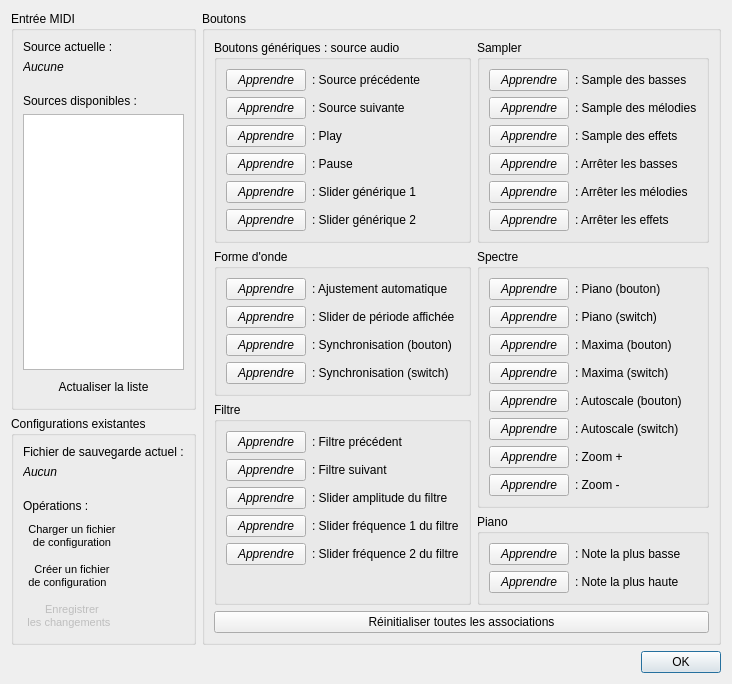
<?xml version="1.0" encoding="UTF-8"?>
<ui version="4.0">
 <class>MidiDialog</class>
 <widget class="QDialog" name="MidiDialog">
  <property name="geometry">
   <rect>
    <x>0</x>
    <y>0</y>
    <width>699</width>
    <height>672</height>
   </rect>
  </property>
  <property name="sizePolicy">
   <sizepolicy hsizetype="Preferred" vsizetype="Preferred">
    <horstretch>0</horstretch>
    <verstretch>0</verstretch>
   </sizepolicy>
  </property>
  <property name="windowTitle">
   <string>Paramètres MIDI</string>
  </property>
  <property name="sizeGripEnabled">
   <bool>false</bool>
  </property>
  <layout class="QVBoxLayout" name="verticalLayout">
   <item>
    <layout class="QHBoxLayout" name="horizontalLayout">
     <item>
      <layout class="QVBoxLayout" name="verticalLayout_5">
       <item>
        <widget class="QGroupBox" name="groupBox">
         <property name="maximumSize">
          <size>
           <width>200</width>
           <height>16777215</height>
          </size>
         </property>
         <property name="font">
          <font>
           <weight>50</weight>
           <bold>false</bold>
          </font>
         </property>
         <property name="title">
          <string>Entrée MIDI</string>
         </property>
         <layout class="QVBoxLayout" name="verticalLayout_2">
          <item>
           <widget class="QLabel" name="label_2">
            <property name="font">
             <font>
              <weight>50</weight>
              <italic>false</italic>
              <bold>false</bold>
             </font>
            </property>
            <property name="text">
             <string>Source actuelle :</string>
            </property>
           </widget>
          </item>
          <item>
           <widget class="QLabel" name="label_currentSource">
            <property name="font">
             <font>
              <italic>true</italic>
             </font>
            </property>
            <property name="whatsThis">
             <string>Le nom du périphérique MIDI qui servira à contrôler l'application</string>
            </property>
            <property name="text">
             <string>Aucune</string>
            </property>
            <property name="wordWrap">
             <bool>true</bool>
            </property>
           </widget>
          </item>
          <item>
           <widget class="QLabel" name="label_4">
            <property name="font">
             <font>
              <weight>50</weight>
              <italic>false</italic>
              <bold>false</bold>
             </font>
            </property>
            <property name="text">
             <string>
Sources disponibles :</string>
            </property>
           </widget>
          </item>
          <item>
           <widget class="QListWidget" name="listWidget_inputs">
            <property name="whatsThis">
             <string>La liste des périphériques MIDI détectés sur la machine</string>
            </property>
            <property name="editTriggers">
             <set>QAbstractItemView::NoEditTriggers</set>
            </property>
           </widget>
          </item>
          <item>
           <widget class="QPushButton" name="pushButton_refreshList">
            <property name="font">
             <font>
              <pointsize>9</pointsize>
             </font>
            </property>
            <property name="whatsThis">
             <string>Scanne de nouveau la machine à la recherche de périphériques MIDI qui n'apparaissent pas dans la liste</string>
            </property>
            <property name="text">
             <string>Actualiser la liste</string>
            </property>
            <property name="icon">
             <iconset>
              <normalon>:/reset.png</normalon>
             </iconset>
            </property>
            <property name="flat">
             <bool>true</bool>
            </property>
           </widget>
          </item>
         </layout>
        </widget>
       </item>
       <item>
        <widget class="QGroupBox" name="groupBox_8">
         <property name="title">
          <string>Configurations existantes</string>
         </property>
         <layout class="QVBoxLayout" name="verticalLayout_6">
          <item>
           <widget class="QLabel" name="label_32">
            <property name="font">
             <font>
              <weight>50</weight>
              <italic>false</italic>
              <bold>false</bold>
             </font>
            </property>
            <property name="text">
             <string>Fichier de sauvegarde actuel :</string>
            </property>
           </widget>
          </item>
          <item>
           <widget class="QLabel" name="label_midiConfig_path">
            <property name="font">
             <font>
              <italic>true</italic>
             </font>
            </property>
            <property name="whatsThis">
             <string>Le nom du fichier .midicfg actuellement ouvert</string>
            </property>
            <property name="text">
             <string>Aucun</string>
            </property>
            <property name="wordWrap">
             <bool>true</bool>
            </property>
           </widget>
          </item>
          <item>
           <widget class="QLabel" name="label_33">
            <property name="font">
             <font>
              <weight>50</weight>
              <italic>false</italic>
              <bold>false</bold>
             </font>
            </property>
            <property name="text">
             <string>
Opérations :</string>
            </property>
           </widget>
          </item>
          <item>
           <layout class="QHBoxLayout" name="horizontalLayout_3">
            <item>
             <layout class="QVBoxLayout" name="verticalLayout_7">
              <item>
               <widget class="QPushButton" name="pushButton_midiConfig_open">
                <property name="font">
                 <font>
                  <pointsize>8</pointsize>
                 </font>
                </property>
                <property name="whatsThis">
                 <string>Scanne de nouveau la machine à la recherche de périphériques MIDI qui n'apparaissent pas dans la liste</string>
                </property>
                <property name="text">
                 <string>Charger un fichier
de configuration</string>
                </property>
                <property name="icon">
                 <iconset>
                  <normalon>:/settings.png</normalon>
                 </iconset>
                </property>
                <property name="flat">
                 <bool>true</bool>
                </property>
               </widget>
              </item>
              <item>
               <widget class="QPushButton" name="pushButton_midiConfig_newFile">
                <property name="font">
                 <font>
                  <pointsize>8</pointsize>
                 </font>
                </property>
                <property name="whatsThis">
                 <string>Scanne de nouveau la machine à la recherche de périphériques MIDI qui n'apparaissent pas dans la liste</string>
                </property>
                <property name="text">
                 <string>Créer un fichier
de configuration   </string>
                </property>
                <property name="icon">
                 <iconset>
                  <normalon>:/new_config_file.png</normalon>
                 </iconset>
                </property>
                <property name="flat">
                 <bool>true</bool>
                </property>
               </widget>
              </item>
              <item>
               <widget class="QPushButton" name="pushButton_midiConfig_save">
                <property name="enabled">
                 <bool>false</bool>
                </property>
                <property name="font">
                 <font>
                  <pointsize>8</pointsize>
                 </font>
                </property>
                <property name="whatsThis">
                 <string>Scanne de nouveau la machine à la recherche de périphériques MIDI qui n'apparaissent pas dans la liste</string>
                </property>
                <property name="text">
                 <string>Enregistrer
les changements  </string>
                </property>
                <property name="icon">
                 <iconset>
                  <normalon>:/save.png</normalon>
                 </iconset>
                </property>
                <property name="flat">
                 <bool>true</bool>
                </property>
               </widget>
              </item>
             </layout>
            </item>
            <item>
             <spacer name="horizontalSpacer">
              <property name="orientation">
               <enum>Qt::Horizontal</enum>
              </property>
              <property name="sizeHint" stdset="0">
               <size>
                <width>40</width>
                <height>20</height>
               </size>
              </property>
             </spacer>
            </item>
           </layout>
          </item>
         </layout>
        </widget>
       </item>
      </layout>
     </item>
     <item>
      <widget class="QGroupBox" name="groupBox_2">
       <property name="title">
        <string>Boutons</string>
       </property>
       <layout class="QVBoxLayout" name="verticalLayout_3">
        <item>
         <layout class="QGridLayout" name="gridLayout_buttons">
          <item row="1" column="0">
           <layout class="QVBoxLayout" name="verticalLayout_4">
            <item>
             <widget class="QGroupBox" name="groupBox_5">
              <property name="sizePolicy">
               <sizepolicy hsizetype="Preferred" vsizetype="Maximum">
                <horstretch>0</horstretch>
                <verstretch>0</verstretch>
               </sizepolicy>
              </property>
              <property name="whatsThis">
               <string>Boutons permettant l'apprentissage des touches d'un périphérique MIDI. Appuyez sur 'apprendre' à côté d'une action, puis sollicitez sur votre périphérique MIDI le contrôle que vous souhaitez associer à cette action.</string>
              </property>
              <property name="title">
               <string>Forme d'onde</string>
              </property>
              <layout class="QFormLayout" name="formLayout_4">
               <item row="0" column="0">
                <widget class="QPushButton" name="associationButton_autoadjust">
                 <property name="font">
                  <font>
                   <italic>true</italic>
                  </font>
                 </property>
                 <property name="text">
                  <string>Apprendre</string>
                 </property>
                 <property name="flat">
                  <bool>false</bool>
                 </property>
                </widget>
               </item>
               <item row="1" column="0">
                <widget class="QPushButton" name="associationButton_periodSlider">
                 <property name="font">
                  <font>
                   <italic>true</italic>
                  </font>
                 </property>
                 <property name="text">
                  <string>Apprendre</string>
                 </property>
                 <property name="flat">
                  <bool>false</bool>
                 </property>
                </widget>
               </item>
               <item row="2" column="0">
                <widget class="QPushButton" name="associationButton_synchroButton">
                 <property name="font">
                  <font>
                   <italic>true</italic>
                  </font>
                 </property>
                 <property name="text">
                  <string>Apprendre</string>
                 </property>
                 <property name="flat">
                  <bool>false</bool>
                 </property>
                </widget>
               </item>
               <item row="3" column="0">
                <widget class="QPushButton" name="associationButton_synchroSwitch">
                 <property name="font">
                  <font>
                   <italic>true</italic>
                  </font>
                 </property>
                 <property name="text">
                  <string>Apprendre</string>
                 </property>
                 <property name="flat">
                  <bool>false</bool>
                 </property>
                </widget>
               </item>
               <item row="0" column="1">
                <widget class="QLabel" name="label_15">
                 <property name="font">
                  <font>
                   <weight>50</weight>
                   <bold>false</bold>
                  </font>
                 </property>
                 <property name="text">
                  <string>: Ajustement automatique</string>
                 </property>
                </widget>
               </item>
               <item row="1" column="1">
                <widget class="QLabel" name="label_16">
                 <property name="font">
                  <font>
                   <weight>50</weight>
                   <bold>false</bold>
                  </font>
                 </property>
                 <property name="text">
                  <string>: Slider de période affichée</string>
                 </property>
                </widget>
               </item>
               <item row="2" column="1">
                <widget class="QLabel" name="label_17">
                 <property name="font">
                  <font>
                   <weight>50</weight>
                   <bold>false</bold>
                  </font>
                 </property>
                 <property name="text">
                  <string>: Synchronisation (bouton)</string>
                 </property>
                </widget>
               </item>
               <item row="3" column="1">
                <widget class="QLabel" name="label_18">
                 <property name="font">
                  <font>
                   <weight>50</weight>
                   <bold>false</bold>
                  </font>
                 </property>
                 <property name="text">
                  <string>: Synchronisation (switch)</string>
                 </property>
                </widget>
               </item>
              </layout>
             </widget>
            </item>
            <item>
             <widget class="QGroupBox" name="groupBox_7">
              <property name="whatsThis">
               <string>Boutons permettant l'apprentissage des touches d'un périphérique MIDI. Appuyez sur 'apprendre' à côté d'une action, puis sollicitez sur votre périphérique MIDI le contrôle que vous souhaitez associer à cette action.</string>
              </property>
              <property name="title">
               <string>Filtre</string>
              </property>
              <layout class="QFormLayout" name="formLayout_5">
               <item row="0" column="0">
                <widget class="QPushButton" name="associationButton_prevFilter">
                 <property name="font">
                  <font>
                   <italic>true</italic>
                  </font>
                 </property>
                 <property name="text">
                  <string>Apprendre</string>
                 </property>
                 <property name="flat">
                  <bool>false</bool>
                 </property>
                </widget>
               </item>
               <item row="1" column="0">
                <widget class="QPushButton" name="associationButton_nextFilter">
                 <property name="font">
                  <font>
                   <italic>true</italic>
                  </font>
                 </property>
                 <property name="text">
                  <string>Apprendre</string>
                 </property>
                 <property name="flat">
                  <bool>false</bool>
                 </property>
                </widget>
               </item>
               <item row="2" column="0">
                <widget class="QPushButton" name="associationButton_filterAmplitudeSlider">
                 <property name="font">
                  <font>
                   <italic>true</italic>
                  </font>
                 </property>
                 <property name="text">
                  <string>Apprendre</string>
                 </property>
                 <property name="flat">
                  <bool>false</bool>
                 </property>
                </widget>
               </item>
               <item row="3" column="0">
                <widget class="QPushButton" name="associationButton_filterFreq1">
                 <property name="font">
                  <font>
                   <italic>true</italic>
                  </font>
                 </property>
                 <property name="text">
                  <string>Apprendre</string>
                 </property>
                 <property name="flat">
                  <bool>false</bool>
                 </property>
                </widget>
               </item>
               <item row="4" column="0">
                <widget class="QPushButton" name="associationButton_filterFreq2">
                 <property name="font">
                  <font>
                   <italic>true</italic>
                  </font>
                 </property>
                 <property name="text">
                  <string>Apprendre</string>
                 </property>
                 <property name="flat">
                  <bool>false</bool>
                 </property>
                </widget>
               </item>
               <item row="0" column="1">
                <widget class="QLabel" name="label_19">
                 <property name="font">
                  <font>
                   <weight>50</weight>
                   <bold>false</bold>
                  </font>
                 </property>
                 <property name="text">
                  <string>: Filtre précédent</string>
                 </property>
                </widget>
               </item>
               <item row="1" column="1">
                <widget class="QLabel" name="label_20">
                 <property name="font">
                  <font>
                   <weight>50</weight>
                   <bold>false</bold>
                  </font>
                 </property>
                 <property name="text">
                  <string>: Filtre suivant</string>
                 </property>
                </widget>
               </item>
               <item row="2" column="1">
                <widget class="QLabel" name="label_21">
                 <property name="font">
                  <font>
                   <weight>50</weight>
                   <bold>false</bold>
                  </font>
                 </property>
                 <property name="text">
                  <string>: Slider amplitude du filtre</string>
                 </property>
                </widget>
               </item>
               <item row="3" column="1">
                <widget class="QLabel" name="label_22">
                 <property name="font">
                  <font>
                   <weight>50</weight>
                   <bold>false</bold>
                  </font>
                 </property>
                 <property name="text">
                  <string>: Slider fréquence 1 du filtre</string>
                 </property>
                </widget>
               </item>
               <item row="4" column="1">
                <widget class="QLabel" name="label_23">
                 <property name="font">
                  <font>
                   <weight>50</weight>
                   <bold>false</bold>
                  </font>
                 </property>
                 <property name="text">
                  <string>: Slider fréquence 2 du filtre</string>
                 </property>
                </widget>
               </item>
              </layout>
             </widget>
            </item>
           </layout>
          </item>
          <item row="0" column="0">
           <widget class="QGroupBox" name="groupBox_3">
            <property name="sizePolicy">
             <sizepolicy hsizetype="Preferred" vsizetype="Maximum">
              <horstretch>0</horstretch>
              <verstretch>0</verstretch>
             </sizepolicy>
            </property>
            <property name="whatsThis">
             <string>Boutons permettant l'apprentissage des touches d'un périphérique MIDI. Appuyez sur 'apprendre' à côté d'une action, puis sollicitez sur votre périphérique MIDI le contrôle que vous souhaitez associer à cette action.</string>
            </property>
            <property name="title">
             <string>Boutons génériques : source audio</string>
            </property>
            <layout class="QFormLayout" name="formLayout_3">
             <item row="2" column="0">
              <widget class="QPushButton" name="associationButton_play">
               <property name="font">
                <font>
                 <italic>true</italic>
                </font>
               </property>
               <property name="text">
                <string>Apprendre</string>
               </property>
               <property name="flat">
                <bool>false</bool>
               </property>
              </widget>
             </item>
             <item row="2" column="1">
              <widget class="QLabel" name="label_7">
               <property name="font">
                <font>
                 <weight>50</weight>
                 <bold>false</bold>
                </font>
               </property>
               <property name="text">
                <string>: Play</string>
               </property>
              </widget>
             </item>
             <item row="3" column="0">
              <widget class="QPushButton" name="associationButton_pause">
               <property name="font">
                <font>
                 <italic>true</italic>
                </font>
               </property>
               <property name="text">
                <string>Apprendre</string>
               </property>
               <property name="flat">
                <bool>false</bool>
               </property>
              </widget>
             </item>
             <item row="3" column="1">
              <widget class="QLabel" name="label_8">
               <property name="font">
                <font>
                 <weight>50</weight>
                 <bold>false</bold>
                </font>
               </property>
               <property name="text">
                <string>: Pause</string>
               </property>
              </widget>
             </item>
             <item row="4" column="0">
              <widget class="QPushButton" name="associationButton_sourceSlider1">
               <property name="font">
                <font>
                 <italic>true</italic>
                </font>
               </property>
               <property name="text">
                <string>Apprendre</string>
               </property>
               <property name="flat">
                <bool>false</bool>
               </property>
              </widget>
             </item>
             <item row="4" column="1">
              <widget class="QLabel" name="label_9">
               <property name="font">
                <font>
                 <weight>50</weight>
                 <bold>false</bold>
                </font>
               </property>
               <property name="text">
                <string>: Slider générique 1</string>
               </property>
              </widget>
             </item>
             <item row="5" column="0">
              <widget class="QPushButton" name="associationButton_sourceSlider2">
               <property name="font">
                <font>
                 <italic>true</italic>
                </font>
               </property>
               <property name="text">
                <string>Apprendre</string>
               </property>
               <property name="flat">
                <bool>false</bool>
               </property>
              </widget>
             </item>
             <item row="5" column="1">
              <widget class="QLabel" name="label_10">
               <property name="font">
                <font>
                 <weight>50</weight>
                 <bold>false</bold>
                </font>
               </property>
               <property name="text">
                <string>: Slider générique 2</string>
               </property>
              </widget>
             </item>
             <item row="1" column="0">
              <widget class="QPushButton" name="associationButton_nextSource">
               <property name="font">
                <font>
                 <italic>true</italic>
                </font>
               </property>
               <property name="text">
                <string>Apprendre</string>
               </property>
               <property name="flat">
                <bool>false</bool>
               </property>
              </widget>
             </item>
             <item row="0" column="0">
              <widget class="QPushButton" name="associationButton_previousSource">
               <property name="font">
                <font>
                 <italic>true</italic>
                </font>
               </property>
               <property name="text">
                <string>Apprendre</string>
               </property>
               <property name="flat">
                <bool>false</bool>
               </property>
              </widget>
             </item>
             <item row="0" column="1">
              <widget class="QLabel" name="label_6">
               <property name="font">
                <font>
                 <weight>50</weight>
                 <bold>false</bold>
                </font>
               </property>
               <property name="text">
                <string>: Source précédente</string>
               </property>
              </widget>
             </item>
             <item row="1" column="1">
              <widget class="QLabel" name="label">
               <property name="font">
                <font>
                 <weight>50</weight>
                 <bold>false</bold>
                </font>
               </property>
               <property name="text">
                <string>: Source suivante</string>
               </property>
              </widget>
             </item>
            </layout>
           </widget>
          </item>
          <item row="0" column="1">
           <widget class="QGroupBox" name="groupBox_4">
            <property name="sizePolicy">
             <sizepolicy hsizetype="Preferred" vsizetype="Maximum">
              <horstretch>0</horstretch>
              <verstretch>0</verstretch>
             </sizepolicy>
            </property>
            <property name="whatsThis">
             <string>Boutons permettant l'apprentissage des touches d'un périphérique MIDI. Appuyez sur 'apprendre' à côté d'une action, puis sollicitez sur votre périphérique MIDI le contrôle que vous souhaitez associer à cette action.</string>
            </property>
            <property name="title">
             <string>Sampler</string>
            </property>
            <layout class="QFormLayout" name="formLayout">
             <item row="0" column="0">
              <widget class="QPushButton" name="associationButton_sampleBass">
               <property name="font">
                <font>
                 <italic>true</italic>
                </font>
               </property>
               <property name="text">
                <string>Apprendre</string>
               </property>
               <property name="flat">
                <bool>false</bool>
               </property>
              </widget>
             </item>
             <item row="0" column="1">
              <widget class="QLabel" name="label_3">
               <property name="font">
                <font>
                 <weight>50</weight>
                 <bold>false</bold>
                </font>
               </property>
               <property name="text">
                <string>: Sample des basses</string>
               </property>
              </widget>
             </item>
             <item row="1" column="0">
              <widget class="QPushButton" name="associationButton_sampleMelody">
               <property name="font">
                <font>
                 <italic>true</italic>
                </font>
               </property>
               <property name="text">
                <string>Apprendre</string>
               </property>
               <property name="flat">
                <bool>false</bool>
               </property>
              </widget>
             </item>
             <item row="1" column="1">
              <widget class="QLabel" name="label_5">
               <property name="font">
                <font>
                 <weight>50</weight>
                 <bold>false</bold>
                </font>
               </property>
               <property name="text">
                <string>: Sample des mélodies</string>
               </property>
              </widget>
             </item>
             <item row="2" column="0">
              <widget class="QPushButton" name="associationButton_sampleEffect">
               <property name="font">
                <font>
                 <italic>true</italic>
                </font>
               </property>
               <property name="text">
                <string>Apprendre</string>
               </property>
               <property name="flat">
                <bool>false</bool>
               </property>
              </widget>
             </item>
             <item row="2" column="1">
              <widget class="QLabel" name="label_11">
               <property name="font">
                <font>
                 <weight>50</weight>
                 <bold>false</bold>
                </font>
               </property>
               <property name="text">
                <string>: Sample des effets</string>
               </property>
              </widget>
             </item>
             <item row="3" column="0">
              <widget class="QPushButton" name="associationButton_stopBass">
               <property name="font">
                <font>
                 <italic>true</italic>
                </font>
               </property>
               <property name="text">
                <string>Apprendre</string>
               </property>
               <property name="flat">
                <bool>false</bool>
               </property>
              </widget>
             </item>
             <item row="3" column="1">
              <widget class="QLabel" name="label_12">
               <property name="font">
                <font>
                 <weight>50</weight>
                 <bold>false</bold>
                </font>
               </property>
               <property name="text">
                <string>: Arrêter les basses</string>
               </property>
              </widget>
             </item>
             <item row="4" column="0">
              <widget class="QPushButton" name="associationButton_stopMelody">
               <property name="font">
                <font>
                 <italic>true</italic>
                </font>
               </property>
               <property name="text">
                <string>Apprendre</string>
               </property>
               <property name="flat">
                <bool>false</bool>
               </property>
              </widget>
             </item>
             <item row="5" column="0">
              <widget class="QPushButton" name="associationButton_stopEffect">
               <property name="font">
                <font>
                 <italic>true</italic>
                </font>
               </property>
               <property name="text">
                <string>Apprendre</string>
               </property>
               <property name="flat">
                <bool>false</bool>
               </property>
              </widget>
             </item>
             <item row="4" column="1">
              <widget class="QLabel" name="label_13">
               <property name="font">
                <font>
                 <weight>50</weight>
                 <bold>false</bold>
                </font>
               </property>
               <property name="text">
                <string>: Arrêter les mélodies</string>
               </property>
              </widget>
             </item>
             <item row="5" column="1">
              <widget class="QLabel" name="label_14">
               <property name="font">
                <font>
                 <weight>50</weight>
                 <bold>false</bold>
                </font>
               </property>
               <property name="text">
                <string>: Arrêter les effets</string>
               </property>
              </widget>
             </item>
            </layout>
           </widget>
          </item>
          <item row="1" column="1">
           <layout class="QVBoxLayout" name="verticalLayout_8">
            <item>
             <widget class="QGroupBox" name="groupBox_6">
              <property name="whatsThis">
               <string>Boutons permettant l'apprentissage des touches d'un périphérique MIDI. Appuyez sur 'apprendre' à côté d'une action, puis sollicitez sur votre périphérique MIDI le contrôle que vous souhaitez associer à cette action.</string>
              </property>
              <property name="title">
               <string>Spectre</string>
              </property>
              <layout class="QFormLayout" name="formLayout_6">
               <item row="0" column="0">
                <widget class="QPushButton" name="associationButton_pianoButton">
                 <property name="font">
                  <font>
                   <italic>true</italic>
                  </font>
                 </property>
                 <property name="text">
                  <string>Apprendre</string>
                 </property>
                 <property name="flat">
                  <bool>false</bool>
                 </property>
                </widget>
               </item>
               <item row="0" column="1">
                <widget class="QLabel" name="label_24">
                 <property name="font">
                  <font>
                   <weight>50</weight>
                   <bold>false</bold>
                  </font>
                 </property>
                 <property name="text">
                  <string>: Piano (bouton)</string>
                 </property>
                </widget>
               </item>
               <item row="1" column="0">
                <widget class="QPushButton" name="associationButton_pianoSwitch">
                 <property name="font">
                  <font>
                   <italic>true</italic>
                  </font>
                 </property>
                 <property name="text">
                  <string>Apprendre</string>
                 </property>
                 <property name="flat">
                  <bool>false</bool>
                 </property>
                </widget>
               </item>
               <item row="1" column="1">
                <widget class="QLabel" name="label_25">
                 <property name="font">
                  <font>
                   <weight>50</weight>
                   <bold>false</bold>
                  </font>
                 </property>
                 <property name="text">
                  <string>: Piano (switch)</string>
                 </property>
                </widget>
               </item>
               <item row="2" column="0">
                <widget class="QPushButton" name="associationButton_maximaButton">
                 <property name="font">
                  <font>
                   <italic>true</italic>
                  </font>
                 </property>
                 <property name="text">
                  <string>Apprendre</string>
                 </property>
                 <property name="flat">
                  <bool>false</bool>
                 </property>
                </widget>
               </item>
               <item row="2" column="1">
                <widget class="QLabel" name="label_26">
                 <property name="font">
                  <font>
                   <weight>50</weight>
                   <bold>false</bold>
                  </font>
                 </property>
                 <property name="text">
                  <string>: Maxima (bouton)</string>
                 </property>
                </widget>
               </item>
               <item row="3" column="0">
                <widget class="QPushButton" name="associationButton_maximaSwitch">
                 <property name="font">
                  <font>
                   <italic>true</italic>
                  </font>
                 </property>
                 <property name="text">
                  <string>Apprendre</string>
                 </property>
                 <property name="flat">
                  <bool>false</bool>
                 </property>
                </widget>
               </item>
               <item row="3" column="1">
                <widget class="QLabel" name="label_27">
                 <property name="font">
                  <font>
                   <weight>50</weight>
                   <bold>false</bold>
                  </font>
                 </property>
                 <property name="text">
                  <string>: Maxima (switch)</string>
                 </property>
                </widget>
               </item>
               <item row="4" column="0">
                <widget class="QPushButton" name="associationButton_autoscaleButton">
                 <property name="font">
                  <font>
                   <italic>true</italic>
                  </font>
                 </property>
                 <property name="text">
                  <string>Apprendre</string>
                 </property>
                 <property name="flat">
                  <bool>false</bool>
                 </property>
                </widget>
               </item>
               <item row="4" column="1">
                <widget class="QLabel" name="label_28">
                 <property name="font">
                  <font>
                   <weight>50</weight>
                   <bold>false</bold>
                  </font>
                 </property>
                 <property name="text">
                  <string>: Autoscale (bouton)</string>
                 </property>
                </widget>
               </item>
               <item row="5" column="0">
                <widget class="QPushButton" name="associationButton_autoscaleSwitch">
                 <property name="font">
                  <font>
                   <italic>true</italic>
                  </font>
                 </property>
                 <property name="text">
                  <string>Apprendre</string>
                 </property>
                 <property name="flat">
                  <bool>false</bool>
                 </property>
                </widget>
               </item>
               <item row="5" column="1">
                <widget class="QLabel" name="label_29">
                 <property name="font">
                  <font>
                   <weight>50</weight>
                   <bold>false</bold>
                  </font>
                 </property>
                 <property name="text">
                  <string>: Autoscale (switch)</string>
                 </property>
                </widget>
               </item>
               <item row="6" column="0">
                <widget class="QPushButton" name="associationButton_zoomPlus">
                 <property name="font">
                  <font>
                   <italic>true</italic>
                  </font>
                 </property>
                 <property name="text">
                  <string>Apprendre</string>
                 </property>
                 <property name="flat">
                  <bool>false</bool>
                 </property>
                </widget>
               </item>
               <item row="6" column="1">
                <widget class="QLabel" name="label_30">
                 <property name="font">
                  <font>
                   <weight>50</weight>
                   <bold>false</bold>
                  </font>
                 </property>
                 <property name="text">
                  <string>: Zoom +</string>
                 </property>
                </widget>
               </item>
               <item row="7" column="0">
                <widget class="QPushButton" name="associationButton_zoomMinus">
                 <property name="font">
                  <font>
                   <italic>true</italic>
                  </font>
                 </property>
                 <property name="text">
                  <string>Apprendre</string>
                 </property>
                 <property name="flat">
                  <bool>false</bool>
                 </property>
                </widget>
               </item>
               <item row="7" column="1">
                <widget class="QLabel" name="label_31">
                 <property name="font">
                  <font>
                   <weight>50</weight>
                   <bold>false</bold>
                  </font>
                 </property>
                 <property name="text">
                  <string>: Zoom -</string>
                 </property>
                </widget>
               </item>
              </layout>
             </widget>
            </item>
            <item>
             <widget class="QGroupBox" name="groupBox_9">
              <property name="title">
               <string>Piano</string>
              </property>
              <layout class="QFormLayout" name="formLayout_2">
               <item row="0" column="0">
                <widget class="QPushButton" name="associationButton_lowerNote">
                 <property name="font">
                  <font>
                   <italic>true</italic>
                  </font>
                 </property>
                 <property name="text">
                  <string>Apprendre</string>
                 </property>
                 <property name="flat">
                  <bool>false</bool>
                 </property>
                </widget>
               </item>
               <item row="1" column="0">
                <widget class="QPushButton" name="associationButton_upperNote">
                 <property name="font">
                  <font>
                   <italic>true</italic>
                  </font>
                 </property>
                 <property name="text">
                  <string>Apprendre</string>
                 </property>
                 <property name="flat">
                  <bool>false</bool>
                 </property>
                </widget>
               </item>
               <item row="0" column="1">
                <widget class="QLabel" name="label_42">
                 <property name="font">
                  <font>
                   <weight>50</weight>
                   <bold>false</bold>
                  </font>
                 </property>
                 <property name="text">
                  <string>: Note la plus basse</string>
                 </property>
                </widget>
               </item>
               <item row="1" column="1">
                <widget class="QLabel" name="label_43">
                 <property name="font">
                  <font>
                   <weight>50</weight>
                   <bold>false</bold>
                  </font>
                 </property>
                 <property name="text">
                  <string>: Note la plus haute</string>
                 </property>
                </widget>
               </item>
              </layout>
             </widget>
            </item>
           </layout>
          </item>
         </layout>
        </item>
        <item>
         <widget class="QPushButton" name="pushButton_reinitializeAssociations">
          <property name="whatsThis">
           <string>Remet à zéro l'ensemble des touches précedemment associées au périphérique MIDI</string>
          </property>
          <property name="text">
           <string>Réinitialiser toutes les associations</string>
          </property>
         </widget>
        </item>
       </layout>
      </widget>
     </item>
    </layout>
   </item>
   <item>
    <widget class="QDialogButtonBox" name="buttonBox">
     <property name="whatsThis">
      <string>Enregistre les modifications et quitte</string>
     </property>
     <property name="orientation">
      <enum>Qt::Horizontal</enum>
     </property>
     <property name="standardButtons">
      <set>QDialogButtonBox::Ok</set>
     </property>
     <property name="centerButtons">
      <bool>false</bool>
     </property>
    </widget>
   </item>
  </layout>
 </widget>
 <resources/>
 <connections>
  <connection>
   <sender>buttonBox</sender>
   <signal>accepted()</signal>
   <receiver>MidiDialog</receiver>
   <slot>accept()</slot>
   <hints>
    <hint type="sourcelabel">
     <x>248</x>
     <y>254</y>
    </hint>
    <hint type="destinationlabel">
     <x>157</x>
     <y>274</y>
    </hint>
   </hints>
  </connection>
  <connection>
   <sender>buttonBox</sender>
   <signal>rejected()</signal>
   <receiver>MidiDialog</receiver>
   <slot>reject()</slot>
   <hints>
    <hint type="sourcelabel">
     <x>316</x>
     <y>260</y>
    </hint>
    <hint type="destinationlabel">
     <x>286</x>
     <y>274</y>
    </hint>
   </hints>
  </connection>
 </connections>
</ui>
